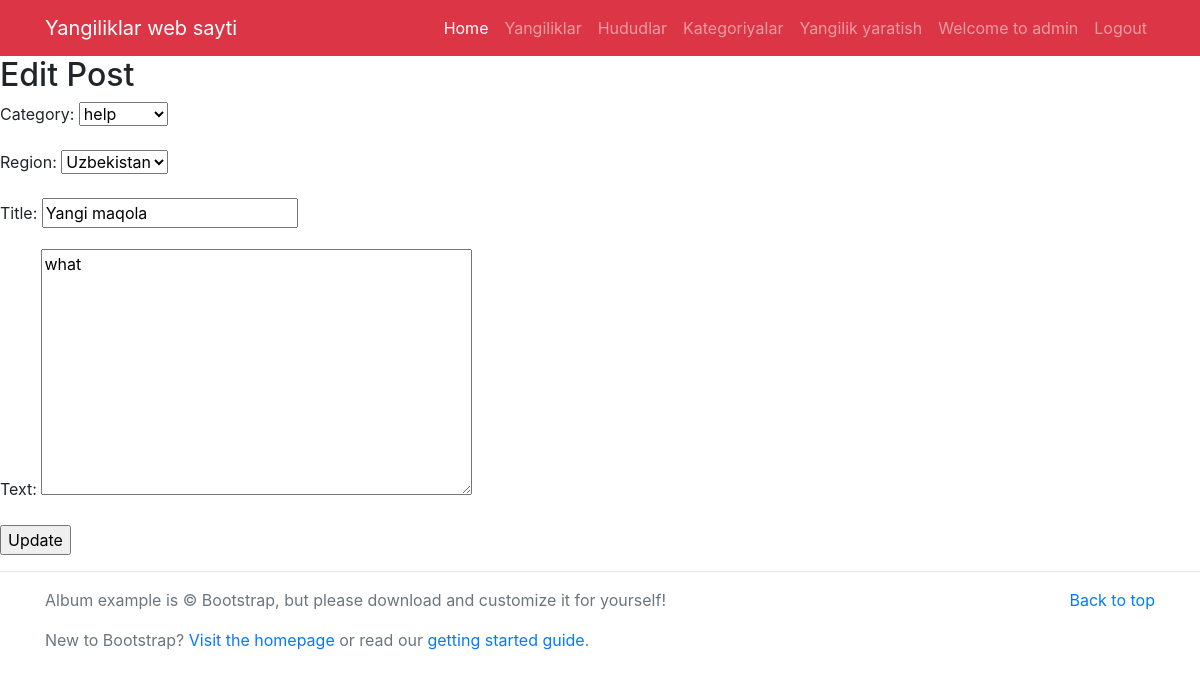
The app's page /edit/1/ (signed in) with its own data.
### registration/models.py (models this page shows)
class Custom_User_Model(AbstractUser):
    age = models.PositiveIntegerField(blank=True, null=True)
    address = models.TextField(blank=True, null=True)

### app/models.py (models this page shows, shortened)
class News(models.Model):
    category = models.ForeignKey(Category, on_delete=models.CASCADE, blank=True, null=True)
    region = models.ForeignKey(Region, on_delete=models.CASCADE, blank=True, null=True)
    title = models.CharField(max_length=300)
    text = models.TextField()
    image = models.ImageField(upload_to='media/')
    date = models.DateField(auto_now=True)
    author = models.ForeignKey(settings.AUTH_USER_MODEL, on_delete=models.CASCADE)

### app/views.py (the view)
# urls.py: path('edit/<int:pk>/', Edit_News.as_view(), name='edit_news'),
class Edit_News(LoginRequiredMixin, UserPassesTestMixin, UpdateView):
    model = News
    template_name = 'edit-news.html'
    fields = ['category', 'region', 'title', 'text']
    def test_func(self):
        obj = self.get_object()
        return obj.author== self.request.user

### app/models.py (called while the page is built)
    def __str__(self):
        return self.name

    def __str__(self):
        return self.name

### templates/edit-news.html (shortened to what this page needs)
{% extends 'base.html' %}
{% block content%}
    <h2> Edit Post </h2>
    <form method="post" >
        {{form.as_p}}
        <input type="submit" value="Update">
    </form>
{% endblock %}

### templates/base.html (shortened to what this page needs)
{% load static %}
<!DOCTYPE html>
<html>
<head>
	<link rel="stylesheet" href="{% static '/css/bootstrap.min.css' %}" />
</head>
<body>
	<nav class="navbar navbar-expand-lg navbar-dark bg-danger">
		<div class="container">
		  <a class="navbar-brand" href="/"> Yangiliklar web sayti </a>
		  <div class="collapse navbar-collapse" id="navbarNav">
		    <ul class="navbar-nav ml-auto">
		      <li class="nav-item active">
		        <a class="nav-link" href="{% url 'home' %}">Home</a>
		      </li>
		      <li class="nav-item">
				 <a class="nav-link" href="{% url 'all_news' %}">Yangiliklar</a>
		      </li>
		      <li class="nav-item">
				<a class="nav-link" href="{% url 'regions' %}">Hududlar</a>
			 </li>
			 <li class="nav-item">
				<a class="nav-link" href="{% url 'categories' %}">Kategoriyalar</a>
			 </li>
			 <li class="nav-item">
				<a class="nav-link" href="{% url 'create_news' %}">Yangilik yaratish</a>
			 </li>
			 <li class="nav-item">
				{% if user.is_authenticated %}
					<a class="nav-link" href="">Welcome to {{user.username}}</a>
					<li>
					<a class="nav-link" href="{% url 'logout' %}">Logout</a>
					</li>
				{% else %}
					<li><a class="nav-link" href="{% url 'login' %}">LogIn </a></li>
					<li><a class="nav-link" href=""> | </a></li>
					<li><a class="nav-link" href="{% url 'signup' %}">SignUP</a> </li>
				{% endif %}
			 </li>
		    </ul>
		  </div>
	  	</div>
	</nav>
{% block content %}
{% endblock%}
    <hr/>
<footer class="text-muted">
  <div class="container">
    <p class="float-right">
      <a href="#">Back to top</a>
    </p>
    <p>Album example is &copy; Bootstrap, but please download and customize it for yourself!</p>
    <p>New to Bootstrap? <a href="https://getbootstrap.com/">Visit the homepage</a> or read our <a href="/docs/4.5/getting-started/introduction/">getting started guide</a>.</p>
  </div>
</footer>
</body>
</html>

### records on screen
Custom_User_Model: username "admin"
News: category "help", region "Uzbekistan", title "Yangi maqola", text "what"
